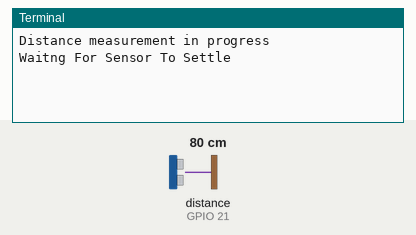
The program below on a simulated Raspberry Pi (BCM pin numbers). On the bench: the last lines printed to the terminal. The test bench sets the inputs (shaded band); at power-on: distance to the obstacle (sensor on GPIO 21) 80 cm. The echo pulse lasts 58.3 µs per cm; the clock reads 2024-03-15 10:24:30 at power-on unless the program sets it.

Above: at 1.2 s.
1.3 s: distance to the obstacle (sensor on GPIO 21) set to 2 cm
At 2.4 s:
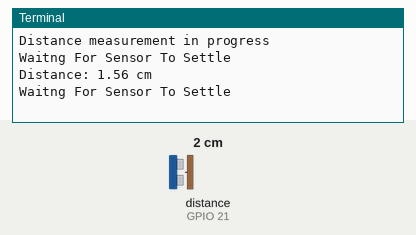
5.5 s: distance to the obstacle (sensor on GPIO 21) set to 4 cm
At 6.7 s:
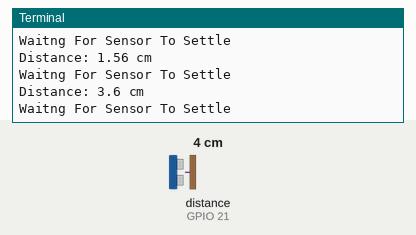

The program:

ultrasonicPgm.py
```python
#ultrasonic sensor individual sensor


import RPi.GPIO as GPIO                    #Import GPIO library
import time
GPIO.setwarnings(False)                              #Import time library
GPIO.setmode(GPIO.BCM)                     #Set GPIO pin numbering

TRIG = 20                                  #Associate pin 23 to TRIG
ECHO = 21                                 #Associate pin 24 to ECHO

print "Distance measurement in progress"

GPIO.setup(TRIG,GPIO.OUT)                  #Set pin as GPIO out
GPIO.setup(ECHO,GPIO.IN)                   #Set pin as GPIO in

while True:

  GPIO.output(TRIG, False)                 #Set TRIG as LOW
  print "Waitng For Sensor To Settle"
  time.sleep(2)                            #Delay of 2 seconds

  GPIO.output(TRIG, True)                  #Set TRIG as HIGH
  time.sleep(0.00001)                      #Delay of 0.00001 seconds
  GPIO.output(TRIG, False)                 #Set TRIG as LOW

  while GPIO.input(ECHO)==0:               #Check whether the ECHO is LOW
    pulse_start = time.time()              #Saves the last known time of LOW pulse

  while GPIO.input(ECHO)==1:               #Check whether the ECHO is HIGH
    pulse_end = time.time()                #Saves the last known time of HIGH pulse

  pulse_duration = pulse_end - pulse_start #Get pulse duration to a variable

  distance = pulse_duration * 17150        #Multiply pulse duration by 17150 to get distance
  distance = round(distance, 2)            #Round to two decimal points

  if distance > 2 and distance < 400:      #Check whether the distance is within range
    print "Distance:",distance - 0.5,"cm"  #Print distance with 0.5 cm calibration
  else:
    print "Out Of Range"                   #display out of range
```

Measured:
- after the input at 1.3 s, the terminal: prints a new line after 0.70 s (image 1)
- after the input at 5.5 s, the terminal: prints a new line after 0.50 s (image 2)
